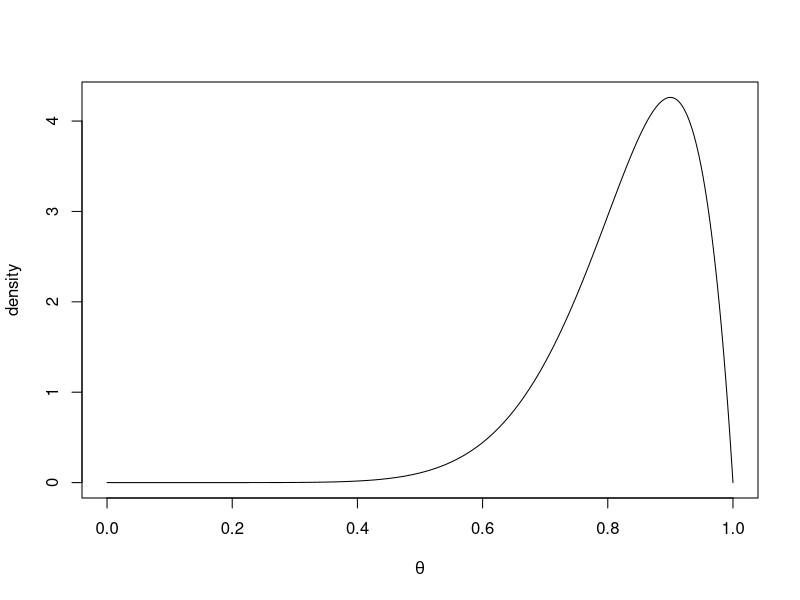
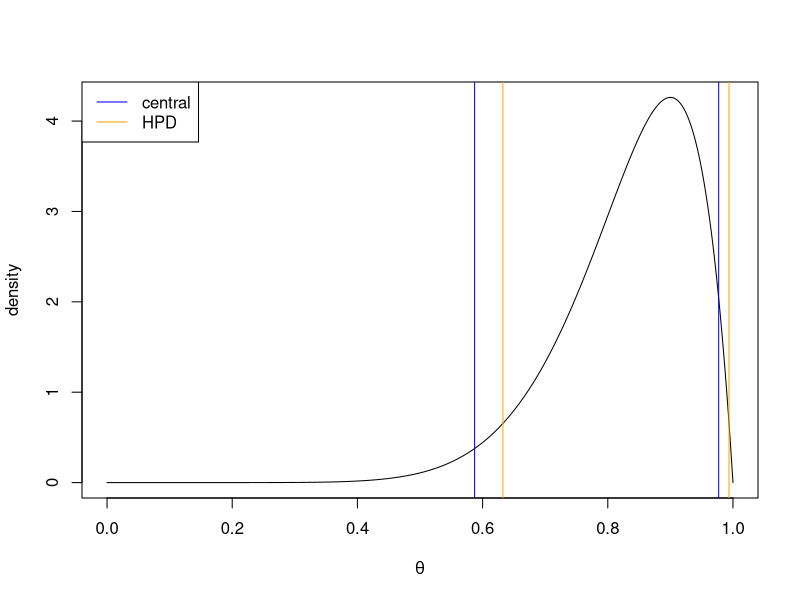

Write R code to recreate these figures, in order.
## ---- chunk 1
#posterior distribution for theta is Beta(10, 2)
#set shape parameters
a <- 10
b <- 2

#create sequence of possible values of theta
theta <- seq(0, 1, len = 1000)
#find posterior density for these values of theta
d <- dbeta(theta, shape1 = a, shape2 = b)

# plot of density
plot(theta, d, type = "l",
     ylab = "density",
     xlab = expression(theta))
## ---- chunk 2
#find 95% central credible interval and hpd
cci <- qbeta(c(.025, .975), shape1 = a, shape2 = b)
cci
## ---- chunk 3
# load and install TeachingDemos package if necessary
if (!require(TeachingDemos)) {
  install.packages("TeachingDemos",
                   repos = "https://cran.r-project.org")
  library(TeachingDemos)
}

hpdi <- hpd(qbeta, shape1 = a, shape2 = b, conf = .95)
hpdi
## ---- chunk 4
plot(theta, d, type = "l",
     ylab = "density",
     xlab = expression(theta))
#draw vertical lines on plot for cci and hpdi.  Add legend
abline(v = cci, col = "blue")
abline(v = hpdi, col = "orange")
legend("topleft", legend = c("central", "HPD"), lty = 1,
       col = c("blue", "orange"))
## ---- chunk 5
# map estimate
optimize(f = dbeta, interval = 0:1, shape1 = 10, shape2 = 2,
         maximum = TRUE)
## ---- chunk 6
# estimate mean
mean(rbeta(n = 1000, shape1 = a, shape2 = b))
## ---- chunk 7
# estimate variance
var(rbeta(n = 1000, shape1 = a, shape2 = b))
